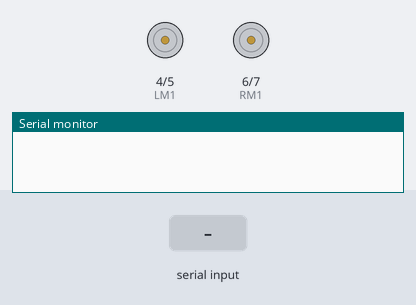
Bench run of a sketch on a simulated Arduino Uno, built with avr-gcc and run on an emulated ATmega328P. On the bench: motor-driver pin pairs drawn as motors (green arrow = first pin HIGH = forward, orange = second pin HIGH = backward, longer = more drive), the last lines printed to the serial monitor. Inputs (shaded band) come from the test bench.

Above: at 1.3 s.
1.4 s: "A" received over the second serial link
At 2.3 s:
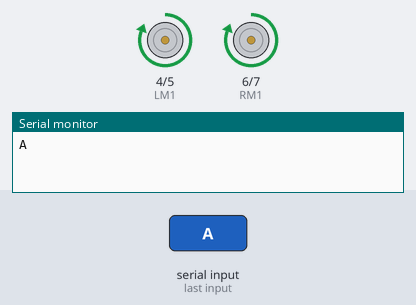
2.9 s: "B" received over the second serial link
At 3.5 s:
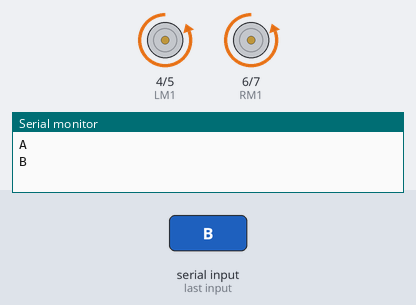
4.4 s: "C" received over the second serial link
At 5.6 s:
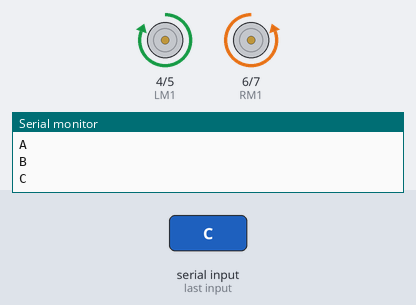
5.9 s: "D" received over the second serial link
At 7.0 s:
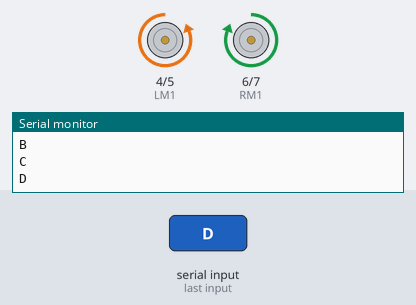
Timing chart, 0 to 8.4 s (numbered marks = the images above; inputs shaded):
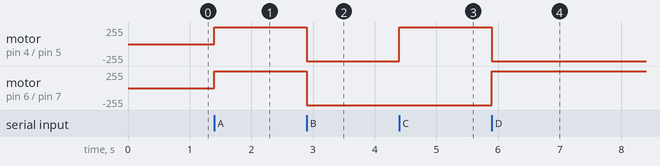

The sketch:

robo-race.ino
```cpp
#include <SoftwareSerial.h>
SoftwareSerial bt(0, 1); // RX, TX

#define LM1 4 // left motor M1a
#define LM2 5 // left motor M2a
#define RM1 6 // right motor M2a
#define RM2 7 // right motor M2b

void setup()
{
  Serial.begin(9600);
  bt.begin(9600);
  delay(100);

  pinMode(LM1, OUTPUT);
  pinMode(LM2, OUTPUT);
  pinMode(RM1, OUTPUT);
  pinMode(RM2, OUTPUT);
}

void loop()
{
  String comm = "";

  while (!bt.available() > 0);
  while (bt.available())
  {
    comm += char(bt.read());
    delay(2);
  }
  comm.trim();
  Serial.println(comm);

  if (comm == "A")
  {
    digitalWrite(LM1, HIGH);
    digitalWrite(LM2, LOW);
    digitalWrite(RM1, HIGH);
    digitalWrite(RM2, LOW);
  }

  else if (comm == "B")
  {
    digitalWrite(LM1, LOW);
    digitalWrite(LM2, HIGH);
    digitalWrite(RM1, LOW);
    digitalWrite(RM2, HIGH);
  }

  else if (comm == "C")
  {
    digitalWrite(LM1, HIGH);
    digitalWrite(LM2, LOW);
    digitalWrite(RM1, LOW);
    digitalWrite(RM2, HIGH);
  }

  else if (comm == "D")
  {
    digitalWrite(LM1, LOW);
    digitalWrite(LM2, HIGH);
    digitalWrite(RM1, HIGH);
    digitalWrite(RM2, LOW);
  }

  else if (comm == "E")
  {
    digitalWrite(LM1, LOW);
    digitalWrite(LM2, LOW);
    digitalWrite(RM1, LOW);
    digitalWrite(RM2, LOW);
  }
  comm = "";
}
```

Measured:
- after the input at 1.4 s, motor on pin 4 (LM1) / pin 5 (LM2), motor on pin 6 (RM1) / pin 7 (RM2): stopped → forward 255/255 at once
- after the input at 2.9 s, motor on pin 4 (LM1) / pin 5 (LM2), motor on pin 6 (RM1) / pin 7 (RM2): forward 255/255 → backward 255/255 at once
- after the input at 4.4 s, motor on pin 4 (LM1) / pin 5 (LM2): backward 255/255 → forward 255/255 at once
- after the input at 5.9 s, motor on pin 4 (LM1) / pin 5 (LM2): forward 255/255 → backward 255/255 at once; motor on pin 6 (RM1) / pin 7 (RM2): backward 255/255 → forward 255/255 at once
